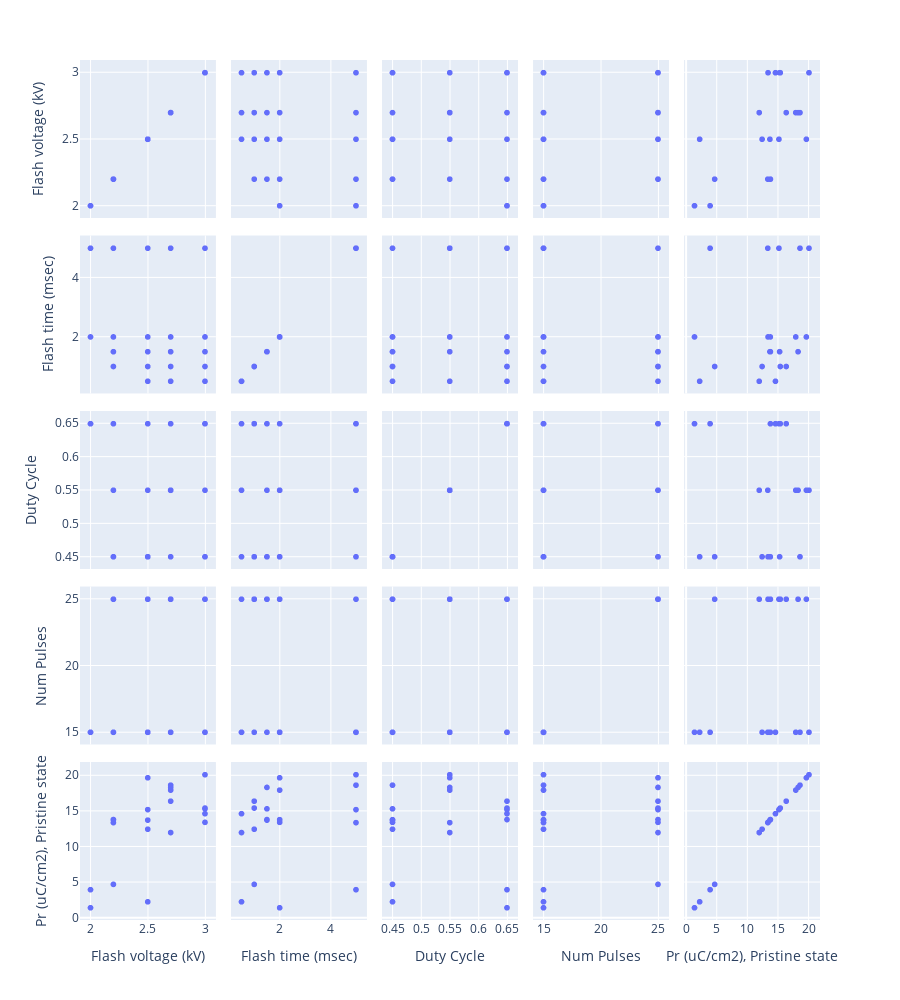

The code cell stored with this chart in its notebook:
### Code cell
# Plot each cross-section
fig = px.scatter_matrix(fe_data, dimensions=["Flash voltage (kV)", "Flash time (msec)", "Duty Cycle", "Num Pulses", "Pr (uC/cm2), Pristine state"])
# fig.update_layout(margin=dict(r=20, l=10, b=10, t=10))
fig.update_layout(height=1000)
fig.show()

### Figure 1 — Plotly figure (JSON) as saved in the notebook; plotly's stock layout.template omitted (floating-point values rounded to 4 significant figures)
{"data": [{"dimensions": [{"axis": {"matches": true}, "label": "Flash voltage (kV)", "values": [2, 2, 2.2, 2.2, 2.2, 2.2, 2.5, 2.5, 2.5, 2.5, 2.5, 2.7, 2.7, 2.7, 2.7, 2.7, 3, 3, 3, 3, 3]}, {"axis": {"matches": true}, "label": "Flash time (msec)", "values": [2, 5, 1, 1.5, 2, 5, 0.5, 1, 1.5, 2, 5, 0.5, 1, 1.5, 2, 5, 0.5, 1, 1.5, 2, 5]}, {"axis": {"matches": true}, "label": "Duty Cycle", "values": [0.65, 0.65, 0.45, 0.65, 0.45, 0.55, 0.45, 0.45, 0.45, 0.55, 0.65, 0.55, 0.65, 0.55, 0.55, 0.45, 0.65, 0.65, 0.45, 0.45, 0.55]}, {"axis": {"matches": true}, "label": "Num Pulses", "values": [15, 15, 25, 25, 15, 15, 15, 15, 15, 25, 25, 25, 25, 25, 15, 15, 15, 25, 25, 25, 15]}, {"axis": {"matches": true}, "label": "Pr (uC/cm2), Pristine state", "values": [1.39, 3.94, 4.69, 13.82, 13.81, 13.39, 2.23, 12.46, 13.74, 19.71, 15.22, 11.99, 16.41, 18.35, 17.97, 18.67, 14.65, 15.44, 15.33, 13.43, 20.14]}], "hovertemplate": "%{xaxis.title.text}=%{x}<br>%{yaxis.title.text}=%{y}<extra></extra>", "legendgroup": "", "marker": {"color": "#636efa", "symbol": "circle"}, "name": "", "showlegend": false, "type": "splom"}], "layout": {"legend": {"tracegroupgap": 0}, "margin": {"t": 60}, "dragmode": "select", "height": 1000}}
